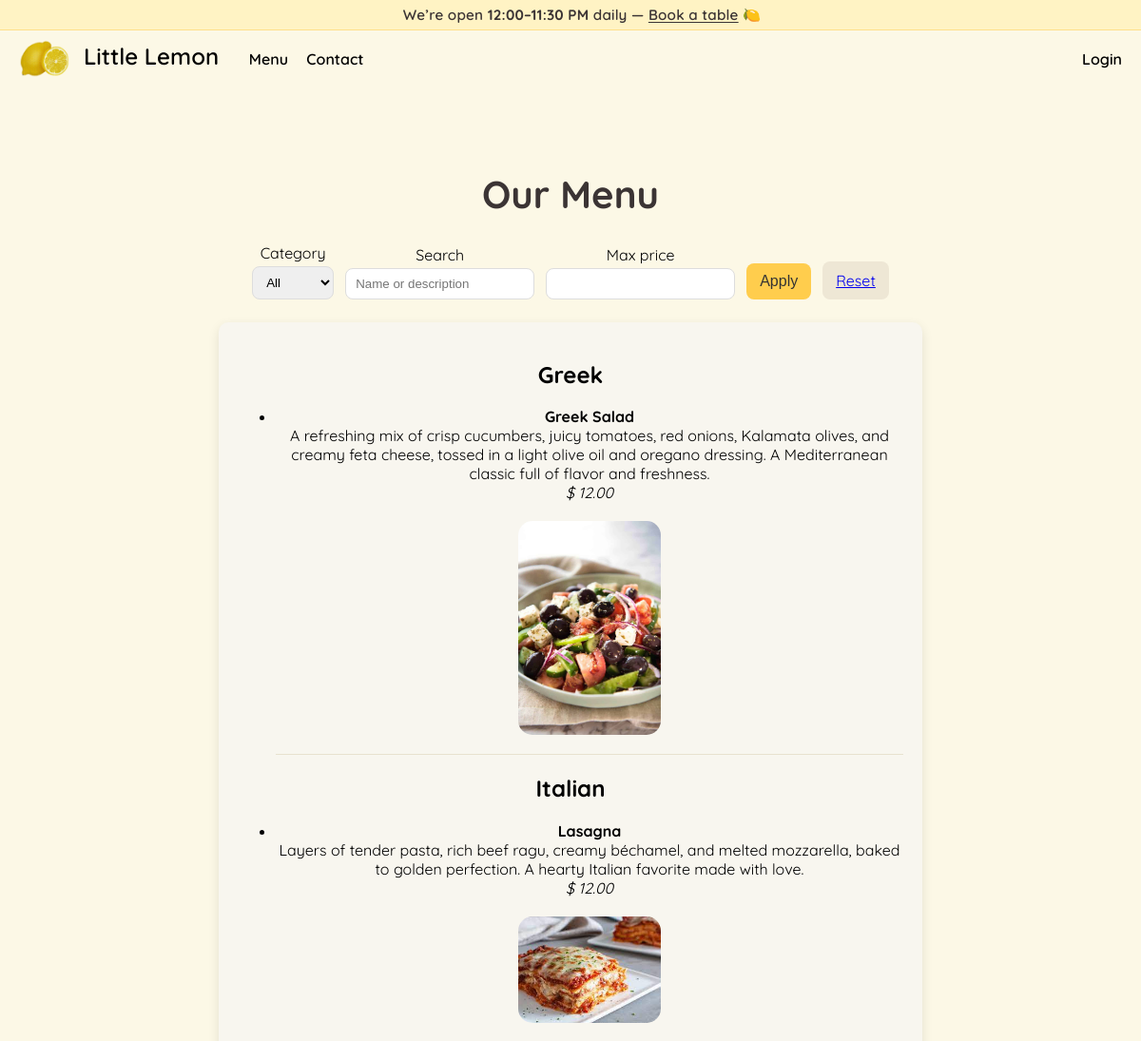
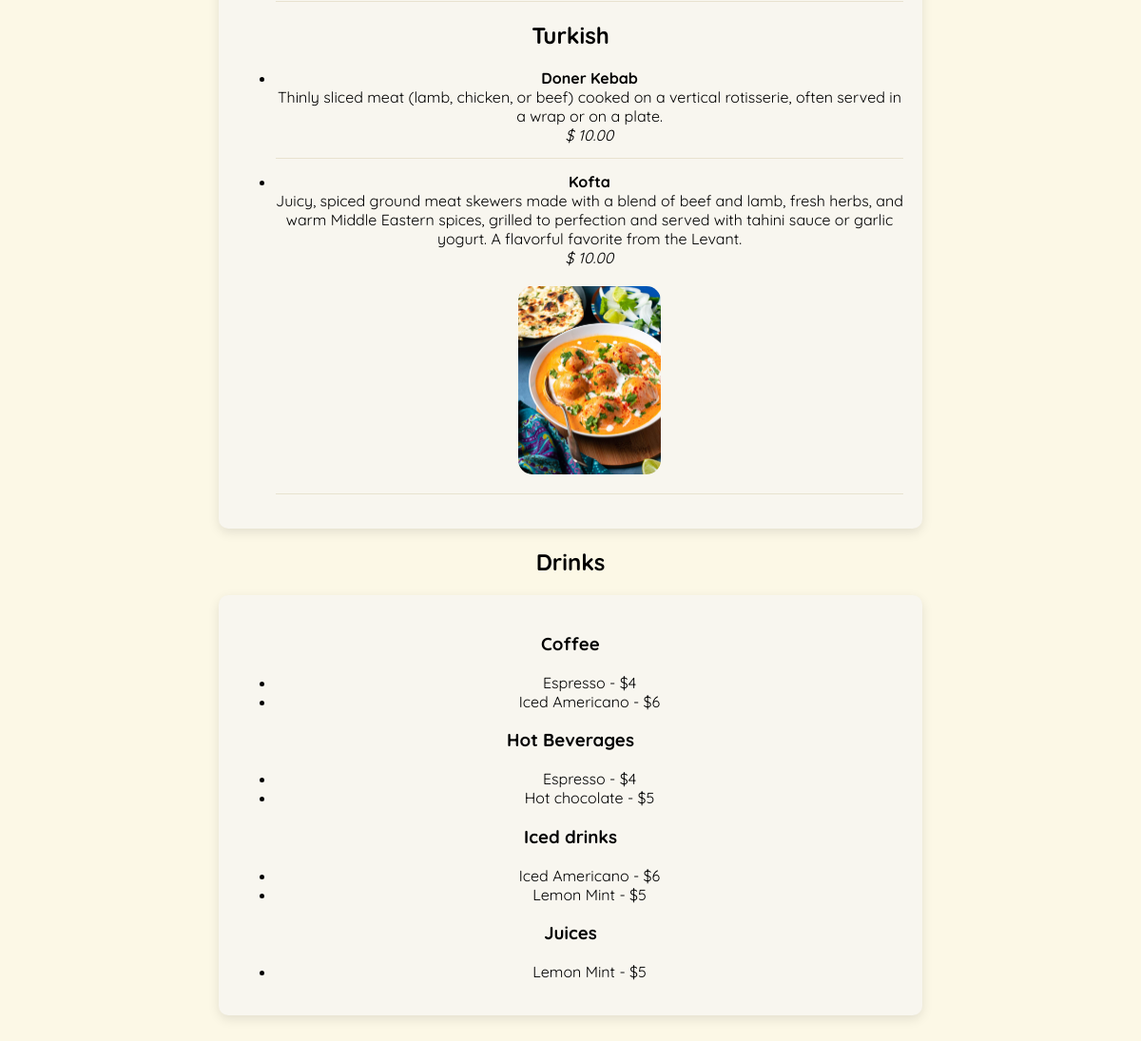
The app's page /menu/ with its own data (2 pictures, top to bottom).
### restaurant/models.py (models this page shows, shortened)
class MenuCategory(models.Model):
    menu_category_name = models.CharField(max_length=200)
    image = models.ImageField(upload_to='categories/', blank=True, null=True)

class MenuFood(models.Model):
    food_name= models.CharField(max_length=100)
    description=models.TextField()
    price=models.DecimalField(max_digits=5, decimal_places=2)
    category_id = models.ForeignKey(MenuCategory, on_delete=models.PROTECT, default=None, related_name="category_name")
    image= models.ImageField(upload_to='menu_images/',null=True, blank=True)

class DrinksCategory(models.Model):
    drink_category_name = models.CharField(max_length=200)

class Drinks(models.Model):
    drink_name = models.CharField(max_length=200)
    price = models.IntegerField()
    categories = models.ManyToManyField(DrinksCategory, blank=True)

### restaurant/views.py (the view)
# urls.py: path('menu/', views.menu, name='menu'),
def menu(request):
    category_id = request.GET.get('category')  # food category
    q = request.GET.get('q', '').strip() #search query
    max_price = request.GET.get('max_price')
    categories_qs = MenuCategory.objects.all().order_by('menu_category_name')
    drink_categories_qs = DrinksCategory.objects.all().order_by('drink_category_name')
    price_filter = Q()
    if max_price:
        price_filter &= Q(price__lte=max_price)
    search_filter = Q()
    if q:
        search_filter = Q(food_name__icontains=q) | Q(description__icontains=q)
    if category_id:
        categories_qs = categories_qs.filter(id=category_id)
    foods_by_category = {
        category: category.category_name.filter(price_filter & search_filter).order_by('food_name')
        for category in categories_qs
    }
    drinks_search_filter = Q()
    if q:
        drinks_search_filter = Q(drink_name__icontains=q)
    drinks_by_category = {
        dcat: Drinks.objects.filter(categories=dcat).filter(price_filter & drinks_search_filter).order_by('drink_name')
        for dcat in drink_categories_qs
    }
    return render(request, 'restaurant/menu.html', {
        'categories_all': MenuCategory.objects.all().order_by('menu_category_name'),  # for dropdown
        'selected_category': category_id,
        'q': q,
        'max_price': max_price or '',
        'foods_by_category': foods_by_category,
        'drinks_by_category': drinks_by_category,
    })

### restaurant/templates/restaurant/menu.html (shortened to what this page needs)
{% extends 'restaurant/base.html' %}
{% load static %}
{% block content %}
<h1>Our Menu</h1>
<form method="get" class="filters">
  <div class="field">
    <label for="category">Category</label>
    <select name="category" id="category">
      <option value="">All</option>
    </select>
  </div>
  <div class="field">
    <label for="q">Search</label>
    <input type="text" id="q" name="q" value="{{ q }}" placeholder="Name or description">
  </div>
  <div class="field">
    <label for="max_price">Max price</label>
    <input type="number" step="0.01" id="max_price" name="max_price" value="{{ max_price }}"
           placeholder="{{ food_bounds.hi|default_if_none:'' }}">
  </div>
  <button type="submit">Apply</button>
  <a class="reset" href="{% url 'menu' %}">Reset</a>
</form>
<div class="card">
  {% for category, items in foods_by_category.items %}
    <h2 id="{{ category.menu_category_name|slugify }}">{{ category.menu_category_name }}</h2>
    {% if items %}
      <ul class="menu-list">
        {% for item in items %}
          <li>
            <strong>{{ item.food_name }}</strong><br>
            {{ item.description }}<br>
            <em>$ {{ item.price }}</em><br>
            {% if item.image %}
              <img src="{{ item.image.url }}" width="150" class="home-image">
            {% endif %}
          </li>
          <hr>
        {% endfor %}
      </ul>
    {% else %}
      <p>No items found for this filter.</p>
    {% endif %}
  {% endfor %}
</div>
<h2>Drinks</h2>
<div class="card">
  {% for dcat, drinks in drinks_by_category.items %}
    <h3>{{ dcat.drink_category_name }}</h3>
    {% if drinks %}
      <ul>
        {% for drink in drinks %}
          <li>{{ drink.drink_name }} - ${{ drink.price }}</li>
        {% endfor %}
      </ul>
    {% else %}
      <p>No drinks found for this filter.</p>
    {% endif %}
  {% endfor %}
</div>
{% endblock %}

### restaurant/templates/restaurant/base.html (shortened to what this page needs)
{% load static %}
<!DOCTYPE html>
<html>
<head>
    <link rel="stylesheet" href="{% static 'restaurant/styles.css' %}">
</head>
<body>
{% block site_banner %}
<div class="announcement full-bleed">
  <span>
    We’re open <strong>12:00–11:30 PM</strong> daily —
    <a href="/reserve/">Book a table</a> 🍋
  </span>
</div>
{% endblock %}
<nav class="nav">
  <div class="nav-content">
    <div class="nav-left">
        <a href="/" class="brand">
            <img src="{% static 'restaurant/lemonlogo.gif' %}" alt="Little Lemon Logo" class="nav-logo"> Little Lemon
        </a>
      <a href="/menu/">Menu</a>
      <a href="/contact/">Contact</a>
    </div>
    <div class="nav-right">
      {% if user.is_authenticated %}
        <span class="welcome">Welcome, {{ user.username }}!</span>
        <a href="/my-reservations/">My reservations</a>
    <form method="post" action="{% url 'logout' %}" class="logout-form">
    {% csrf_token %}
    <button type="submit" class="btn btn-nav">Logout</button>
    </form>
      {% else %}
        <a href="{% url 'login' %}">Login</a>
      {% endif %}
    </div>
  </div>
</nav>
<div class="container">
    {% block content %}
    {% endblock %}
</div>
</body>
</html>

### restaurant/static/restaurant/styles.css (style rules this page uses)
body { font-family: 'Quicksand', sans-serif; margin: 0; background-color: #fcf8e6; }
.container { max-width: 800px; margin: 40px auto; padding: 20px; text-align: center; }
h1 { font-size: 2.5em; color: #3b3434; }
button { background-color: #ffcd4d; color: #333; padding: 12px 24px; font-size: 1em; border: none; border-radius: 6px; cursor: pointer; margin-top: 20px; transition: background-color 0.3s ease; }
.home-image { border-radius: 15px; display: block; margin: 20px auto; }
.full-bleed { width: 100vw; margin-left: calc(50% - 50vw); margin-right: calc(50% - 50vw); }
.nav { padding: 10px 20px; border-radius: 8px; display: flex; justify-content: center; align-items: center; color: #000; }
.nav-content { display: flex; justify-content: space-between; align-items: center; width: 100%; max-width: 1200px; }
.nav-left a { margin-right: 15px; text-decoration: none; color: #000; font-weight: 600; }
.nav-left .brand { font-weight: 600; font-size: 1.5em; margin-right: 25px; }
.nav-right { display: flex; align-items: center; gap: 12px; }
.nav-right a { text-decoration: none; font-weight: 600; color: #000; }
.announcement { background: #fff3c4; border-bottom: 1px solid #ffe08a; text-align: center; padding: 6px 12px; font-size: 0.95rem; color: #3b3434; font-weight: 600; letter-spacing: 0.2px; }
.announcement a { color: inherit; text-decoration: underline; text-underline-offset: 2px; }
.nav-logo { height: 40px; width: auto; vertical-align: middle; margin-right: 8px; }

### restaurant/templates/restaurant/menu.html (style rules this page uses)
.card { background:#f8f6ef; padding:20px; border-radius:10px; box-shadow:0 4px 12px rgba(0,0,0,.1); max-width:700px; margin:0 auto; }
.filters { display:flex; flex-wrap:wrap; gap:12px; align-items:end; justify-content:center; margin: 16px auto 24px; }
.filters .field { display:flex; flex-direction:column; gap:4px; }
.filters input, .filters select { padding:8px 10px; border:1px solid #ddd; border-radius:8px; }
.filters button { padding:10px 14px; border:none; border-radius:8px; background:#ffcd4d; cursor:pointer; }
.filters a.reset { padding:10px 14px; border:none; border-radius:8px; background:#eee7d5; cursor:pointer; }
.menu-list li { margin:10px 0; }
hr { border:none; border-top:1px solid #e8e2cf; margin:14px 0; }

### records on screen
MenuCategory: menu_category_name "Greek"
MenuFood: food_name "Greek Salad", description "A refreshing mix of crisp cucumbers, juicy tomatoes, red onions, Kalamata olives, and creamy feta cheese, tossed in a light olive oil and oregano dressing. A Mediterranean classic full of flavor and freshness.", price "12.00", image (picture)
MenuCategory: menu_category_name "Italian"
MenuFood: food_name "Lasagna", description "Layers of tender pasta, rich beef ragu, creamy béchamel, and melted mozzarella, baked to golden perfection. A hearty Italian favorite made with love.", price "12.00", image (picture)
MenuCategory: menu_category_name "Turkish"
MenuFood: food_name "Doner Kebab", description "Thinly sliced meat (lamb, chicken, or beef) cooked on a vertical rotisserie, often served in a wrap or on a plate.", price "10.00"
MenuFood: food_name "Kofta", description "Juicy, spiced ground meat skewers made with a blend of beef and lamb, fresh herbs, and warm Middle Eastern spices, grilled to perfection and served with tahini sauce or garlic yogurt. A flavorful favorite from the Levant.", price "10.00", image (picture)
DrinksCategory: drink_category_name "Coffee"
Drinks: drink_name "Espresso", price "4"
Drinks: drink_name "Iced Americano", price "6"
DrinksCategory: drink_category_name "Hot Beverages"
Drinks: drink_name "Hot chocolate", price "5"
DrinksCategory: drink_category_name "Iced drinks"
Drinks: drink_name "Lemon Mint", price "5"
DrinksCategory: drink_category_name "Juices"
